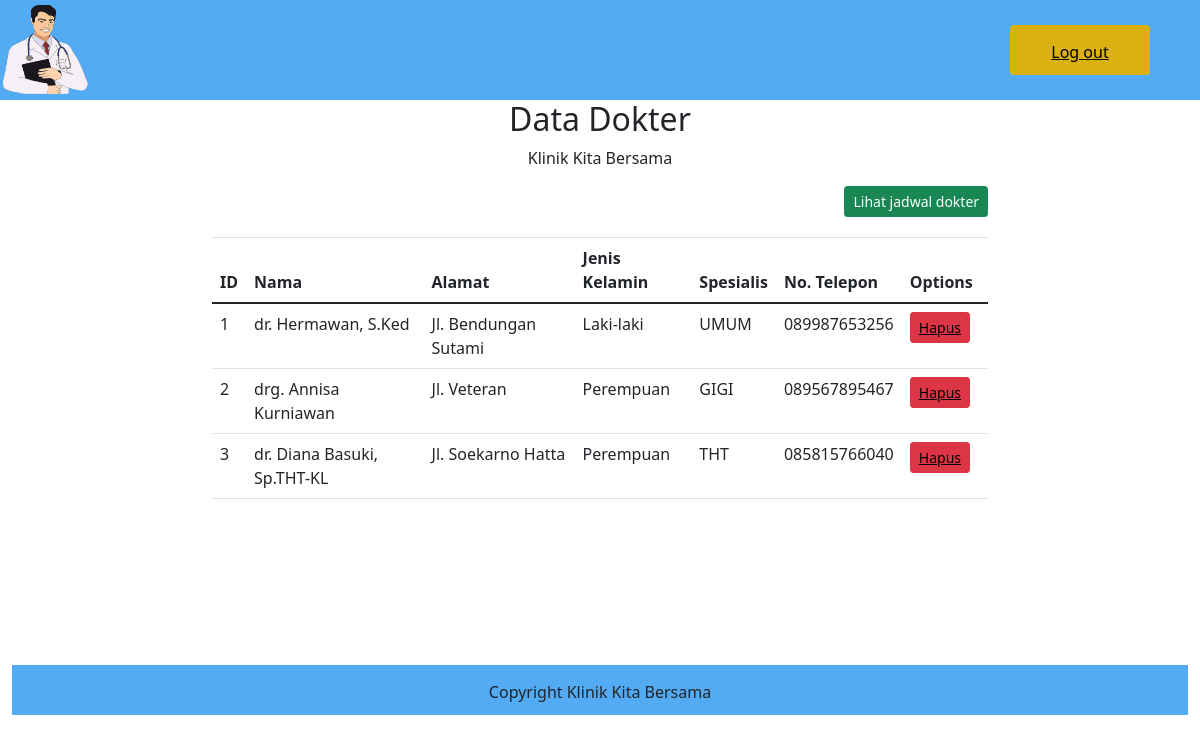
/dataDokter.php, run on the app's committed database.
### tables this page shows
CREATE TABLE `dokter` (
  `id` int(11) NOT NULL,
  `namaDokter` varchar(200) NOT NULL,
  `almt` varchar(200) NOT NULL,
  `jeniskelamin` varchar(10) NOT NULL,
  `spesialis` varchar(4) NOT NULL,
  `telp` varchar(13) NOT NULL
);

### dataDokter.php (the view, shortened to what this page needs)
<!doctype html>
<html lang="en">
<head>
        <link rel="stylesheet" href="bootstrap-4.5.3-dist/css/bootstrap.min.css">
        <link rel="stylesheet" href="styleHome.css">
        <link href="css/bootstrap5.0.1.min.css" rel="stylesheet">
        <link rel="stylesheet" type="text/css" href="css/datatables-1.10.25.min.css"/>
</head>
<body>
    <div class="hd">
        <img src="img/dokter.png">
        <div class="btn"><a href="../logout.php">Log out</a></div>
    </div>
  <div class="container-fluid">
    <h2 class="text-center">Data Dokter</h2>
    <p class="datatable design text-center">Klinik Kita Bersama</p>
    <div class="row">
      <div class="container">
        <div class="btnAdd">
         <a href="jadwal.php" data-id="" data-bs-toggle="modal" data-bs-target="#addUserModal"   class="btn btn-success btn-sm" >Lihat jadwal dokter</a>
       </div>
       <div class="row">
        <div class="col-md-2"></div>
        <div class="col-md-8">
         <table id="example" class="table">
            <thead>
                <th>ID</th>
                <th>Nama</th>
                <th>Alamat</th>
                <th>Jenis Kelamin</th>
                <th>Spesialis</th>
                <th>No. Telepon</th>
                <th>Options</th>
            </thead>
                    <?php
                        include "koneksi.php";
                        $query = "SELECT * FROM dokter";
                        $result=mysqli_query($connect, $query);
                        if(mysqli_num_rows($result) > 0){
                            while($row = mysqli_fetch_array($result)){
                    ?>
                    <tr>
                        <td> <?php echo $row["id"] ?></td>
                        <td> <?php echo $row["namaDokter"] ?></td>
                        <td> <?php echo $row["almt"] ?></td>
                        <td> <?php echo $row["jeniskelamin"] ?></td>
                        <td> <?php echo $row["spesialis"] ?></td>
                        <td> <?php echo $row["telp"] ?></td>
                        <td>
                            <div class="btnadd">
                                <button class="btn btn-danger btn-sm"><a href="hapusdokter.php?id=<?php echo $row['id']; ?>">Hapus</button></a>
                            </div>
                        </td>
                    </tr>
                    <?php
                            }
                        }else{
                        }
                    ?>
                </table>
            </div>
        </div>
        <div class="footer">
            <p>Copyright Klinik Kita Bersama</p>
        </div>
    </body>
</html>

### styleHome.css (style rules this page uses)
* { margin: 0px; }
body { background-color: white; font-family: 'Open Sans' , sans-serif; }
.hd { width: 100%; height: 100px; background-color: rgb(83, 171, 243); }
.hd img { width: 90px; height: 90px; float: left; margin-top: 5px; }
.hd .btn { margin-top: 25px; margin-right: 50px; float: right; background-color: #dab111; width: 140px; height: 50px; font-size: 16px; border: none; padding-top: 15px; }
.hd .btn a { color: black; }
.footer { margin-top: 150px; width: 100%; height: 50px; background-color: rgb(83, 171, 243); text-align: center; padding-top: 15px; }
.btnadd { float: right; text-align: center; margin-right: 10px; }
.btnadd a { color: black; }

### dataDokter.php (style rules this page uses)
.btnAdd { text-align: right; width: 83%; margin-bottom: 20px; }

### data on the page
dokter: id "1", namaDokter "dr. Hermawan, S.Ked", almt "Jl. Bendungan Sutami", jeniskelamin "Laki-laki", spesialis "UMUM", telp "089987653256"
dokter: id "2", namaDokter "drg. Annisa Kurniawan", almt "Jl. Veteran", jeniskelamin "Perempuan", spesialis "GIGI", telp "089567895467"
dokter: id "3", namaDokter "dr. Diana Basuki, Sp.THT-KL", almt "Jl. Soekarno Hatta", jeniskelamin "Perempuan", spesialis "THT", telp "085815766040"
